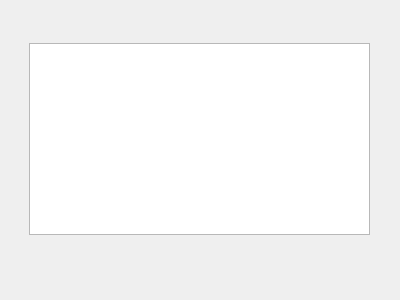
<?xml version="1.0" encoding="UTF-8"?>
<ui version="4.0">
 <class>DialogInfosMove</class>
 <widget class="QDialog" name="DialogInfosMove">
  <property name="geometry">
   <rect>
    <x>0</x>
    <y>0</y>
    <width>400</width>
    <height>300</height>
   </rect>
  </property>
  <property name="windowTitle">
   <string>Dialog</string>
  </property>
  <widget class="QWidget" name="verticalLayoutWidget">
   <property name="geometry">
    <rect>
     <x>29</x>
     <y>9</y>
     <width>341</width>
     <height>261</height>
    </rect>
   </property>
   <layout class="QVBoxLayout" name="verticalLayout">
    <item>
     <layout class="QVBoxLayout" name="verticalLayout_4"/>
    </item>
    <item>
     <layout class="QVBoxLayout" name="verticalLayout_3">
      <item>
       <widget class="QTextBrowser" name="textBrowser">
        <property name="sizePolicy">
         <sizepolicy hsizetype="Expanding" vsizetype="Fixed">
          <horstretch>0</horstretch>
          <verstretch>0</verstretch>
         </sizepolicy>
        </property>
       </widget>
      </item>
     </layout>
    </item>
    <item>
     <layout class="QHBoxLayout" name="LayoutButtonBox"/>
    </item>
   </layout>
  </widget>
 </widget>
 <resources/>
 <connections/>
</ui>
